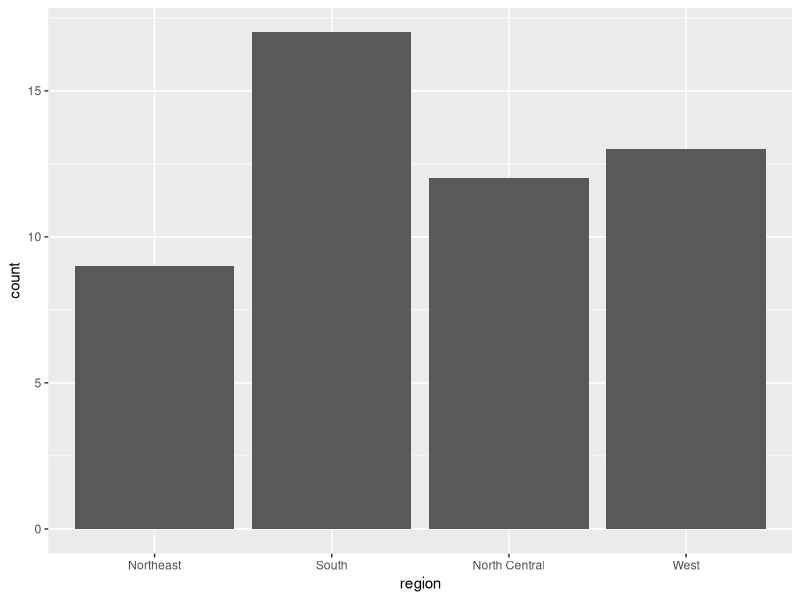
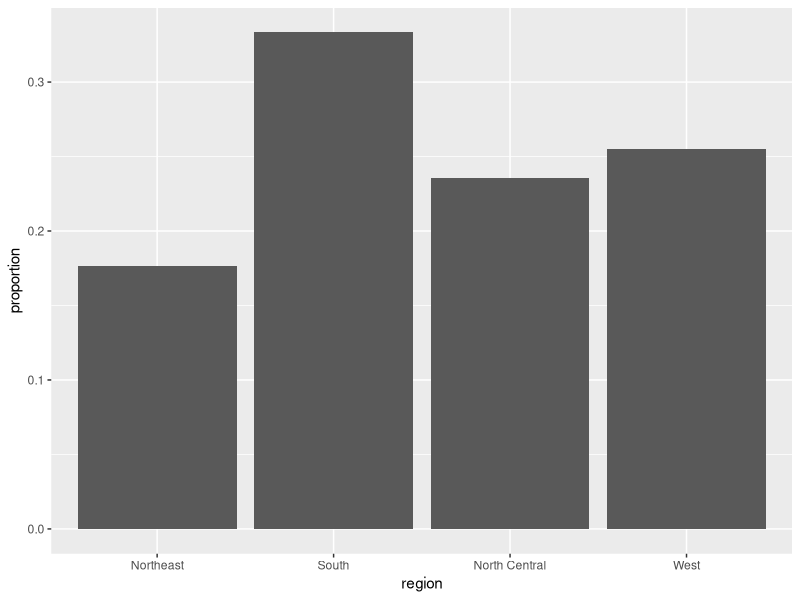
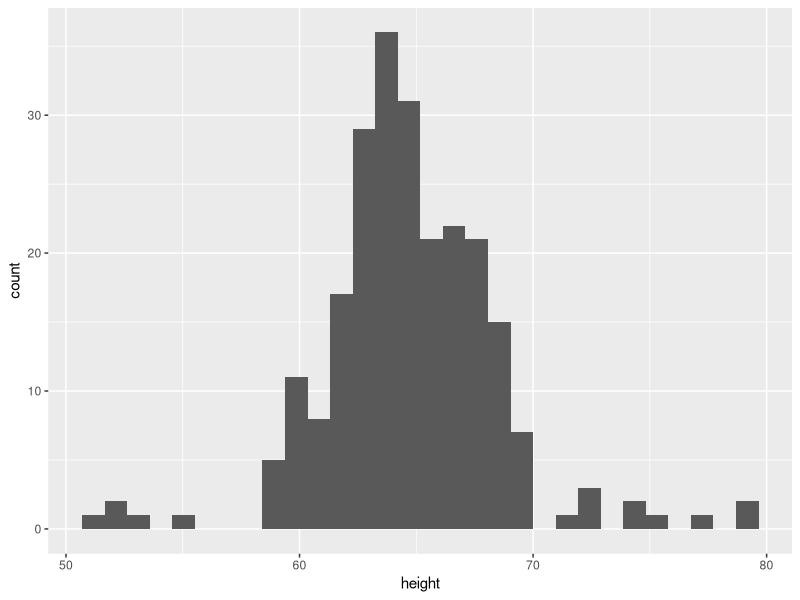
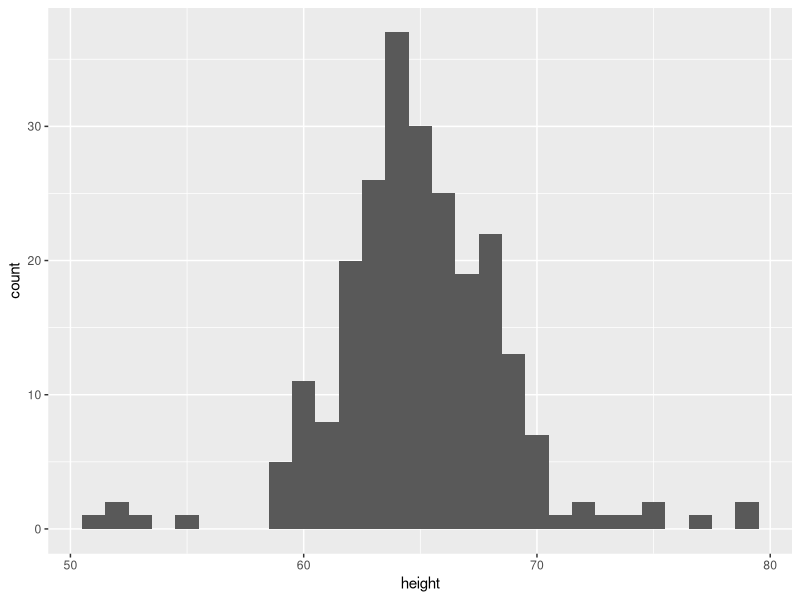
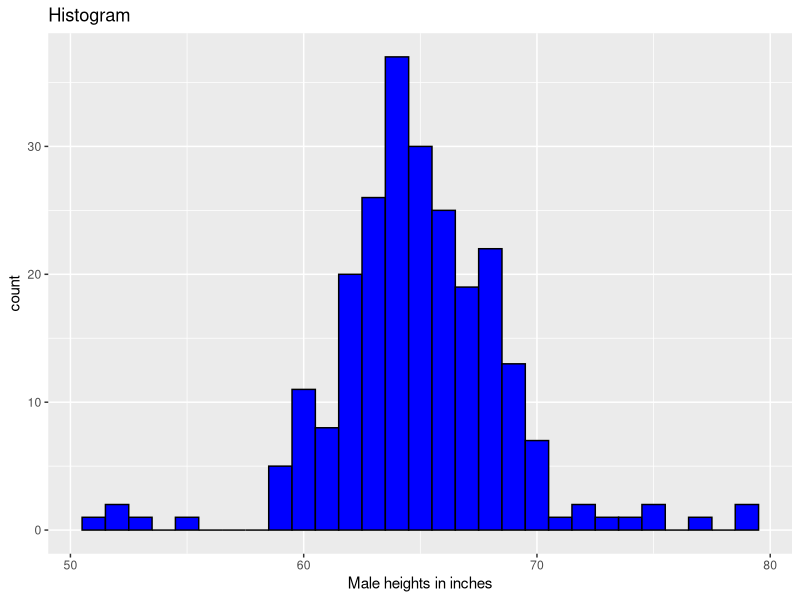
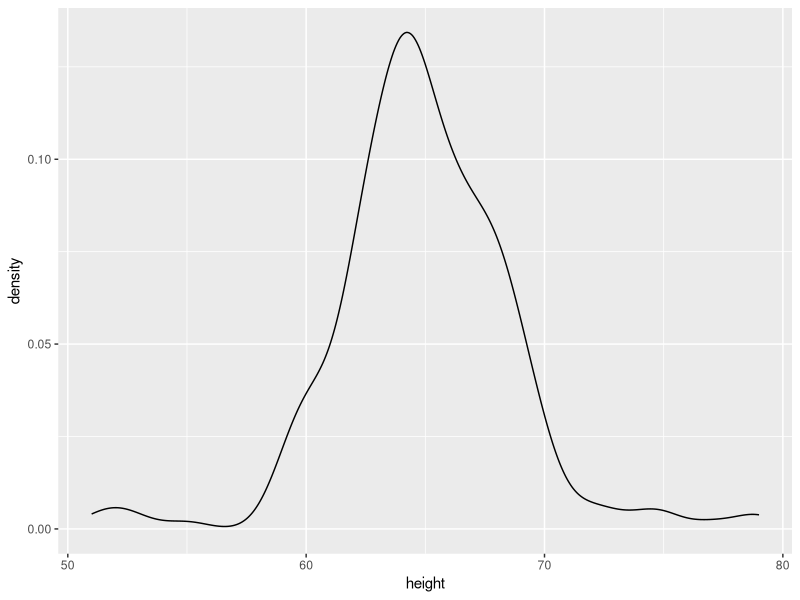
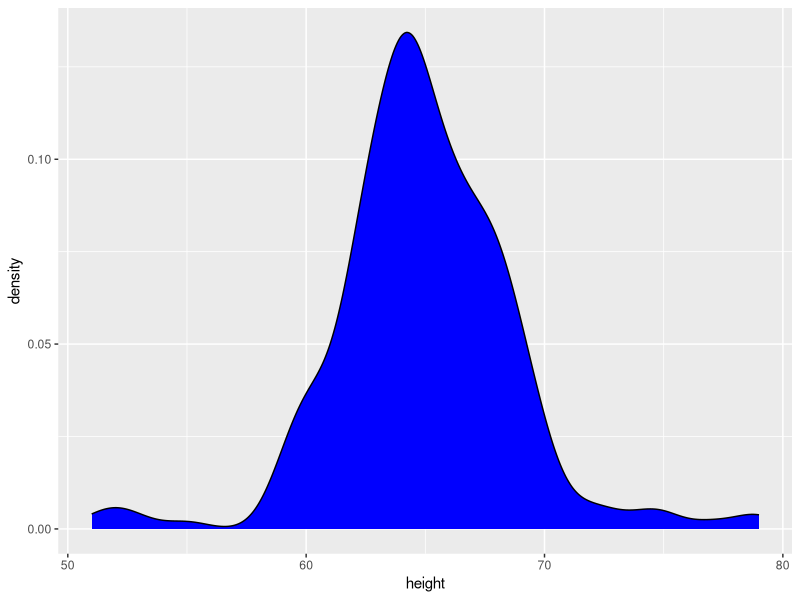
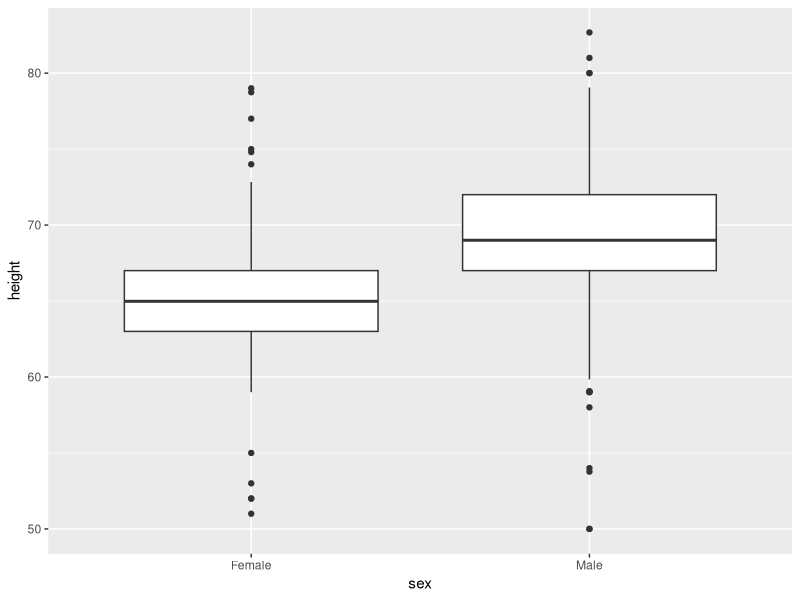

Here is the R script that generated these plots, in order:
## ---- chunk 1
library(tidyverse)
library(dslabs)
data(murders)
## ---- chunk 2
murders %>% ggplot(aes(region)) + geom_bar()
## ---- chunk 3
tab <- murders %>% 
  count(region) %>% 
  mutate(proportion = n/sum(n))
tab
## ---- chunk 4
tab %>% ggplot(aes(region, proportion)) + geom_bar(stat = "identity")
## ---- chunk 5

data("heights")

heights %>% 
  filter(sex == "Female") %>% 
  ggplot(aes(height)) + 
  geom_histogram()
## ---- chunk 6
heights %>% 
  filter(sex == "Female") %>% 
  ggplot(aes(height)) + 
  geom_histogram(binwidth = 1)
## ---- chunk 7
heights %>% 
  filter(sex == "Female") %>% 
  ggplot(aes(height)) +
  geom_histogram(binwidth = 1, fill = "blue", col = "black") +
  xlab("Male heights in inches") + 
  ggtitle("Histogram")
## ---- chunk 8
heights %>% 
  filter(sex == "Female") %>%
  ggplot(aes(height)) +
  geom_density()
## ---- chunk 9
heights %>% 
  filter(sex == "Female") %>%
  ggplot(aes(height)) +
  geom_density(fill="blue")
## ---- chunk 10
heights %>% ggplot(aes(sex, height)) +
  geom_boxplot()
## ---- chunk 11
heights %>% 
  filter(sex=="Male") %>%
  ggplot(aes(sample = scale(height))) + 
  geom_qq() +
  geom_abline()
## ---- chunk 12
data(gapminder)
gapminder %>% as_tibble()
## ---- chunk 13
gapminder %>% 
  filter(year == 2015 & country %in% c("Sri Lanka","Turkey")) %>% 
  select(country, infant_mortality)

gapminder %>% 
  filter(year == 2015 & country %in% c("Sri Lanka","Turkey")) %>% 
  select(country, infant_mortality) %>% 
  ggplot(aes(country,infant_mortality,fill=country)) +
  geom_bar(stat="identity")
## ---- chunk 14
filter(gapminder, year == 1962) %>%
  ggplot(aes(fertility, life_expectancy)) +
  geom_point()
## ---- chunk 15
filter(gapminder, year == 1962) %>%
  ggplot( aes(fertility, life_expectancy, color = continent)) +
  geom_point() 
## ---- chunk 16
filter(gapminder, year%in%c(1962, 2012)) %>%
  ggplot(aes(fertility, life_expectancy, col = continent)) +
  geom_point() +
  facet_grid(. ~ year)
## ---- chunk 17
gapminder <- gapminder %>%  mutate(dollars_per_day = gdp/population/365)
## ---- chunk 18
gapminder %>% 
  filter(year == 1970 & !is.na(gdp)) %>%
  ggplot(aes(dollars_per_day)) + 
  geom_histogram(binwidth = 1, color = "black")
## ---- chunk 19
gapminder %>% 
  filter(year == 1970 & !is.na(gdp)) %>%
  ggplot(aes(dollars_per_day)) + 
    scale_x_continuous(trans = "log2") + 
  geom_histogram(binwidth = 1, color = "black")
## ---- chunk 20
gapminder %>% 
  filter(year %in% c(1970, 2010) & !is.na(gdp)) %>%
  ggplot(aes(continent,gdp,fill=factor(year))) + 
  scale_y_log10() +
  geom_boxplot() 
